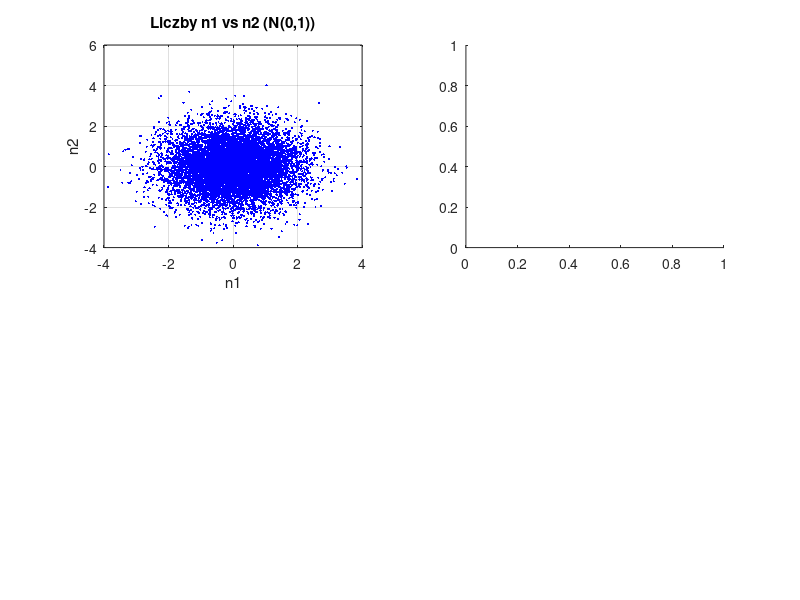

This chart was generated by the following MATLAB code: (Note: this script raises an error after producing the figure.)
% Parametry
N = 10000; % Liczba próbek
mu = 3;    % Średnia docelowa
sigma = 2; % Odchylenie standardowe docelowe

% Generowanie liczb losowych r1 i r2
r1 = rand(1, N);
r2 = rand(1, N);

% Transformacja Boxa-Mullera
n1 = sqrt(-2 * log(r1)) .* cos(2 * pi * r2);
n2 = sqrt(-2 * log(r1)) .* sin(2 * pi * r2);

% Przekształcenie do N(mu, sigma^2)
n1_transformed = sigma * n1 + mu;
n2_transformed = sigma * n2 + mu;

% Wizualizacja
figure;

% Wykres 2D dla n1 i n2
subplot(2, 2, 1);
plot(n1, n2, 'b.', 'MarkerSize', 5);
title('Liczby n1 vs n2 (N(0,1))');
xlabel('n1'); ylabel('n2');
grid on;

% Histogram dla n1
subplot(2, 2, 2);
hold on;
histogram(n1, 20, 'FaceColor', 'blue', 'FaceAlpha', 0.7, 'DisplayName', 'N(0,1)');
histogram(n1_transformed, 20, 'FaceColor', 'red', 'FaceAlpha', 0.5, 'DisplayName', sprintf('N(%d,%d)', mu, sigma^2));
hold off;
title('Histogram n1');
legend;
grid on;

% Histogram dla n2
subplot(2, 2, 3);
hold on;
histogram(n2, 20, 'FaceColor', 'green', 'FaceAlpha', 0.7, 'DisplayName', 'N(0,1)');
histogram(n2_transformed, 20, 'FaceColor', 'magenta', 'FaceAlpha', 0.5, 'DisplayName', sprintf('N(%d,%d)', mu, sigma^2));
hold off;
title('Histogram n2');
legend;
grid on;

% Wykres 2D dla n1_transformed i n2_transformed
subplot(2, 2, 4);
plot(n1_transformed, n2_transformed, 'r.', 'MarkerSize', 5);
title(sprintf('Liczby n1_transformed vs n2_transformed (N(%d,%d))', mu, sigma^2));
xlabel('n1 transformed'); ylabel('n2 transformed');
grid on;

% Dostosowanie układu wykresów
sgtitle('Transformacja Boxa-Mullera i Przekształcenia Rozkładu');
